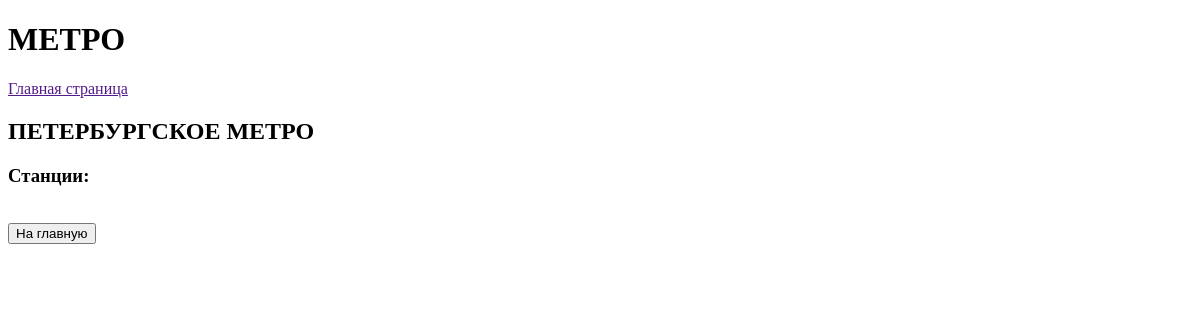
Page /metro/saint-petersburg/ on the earlier database version.
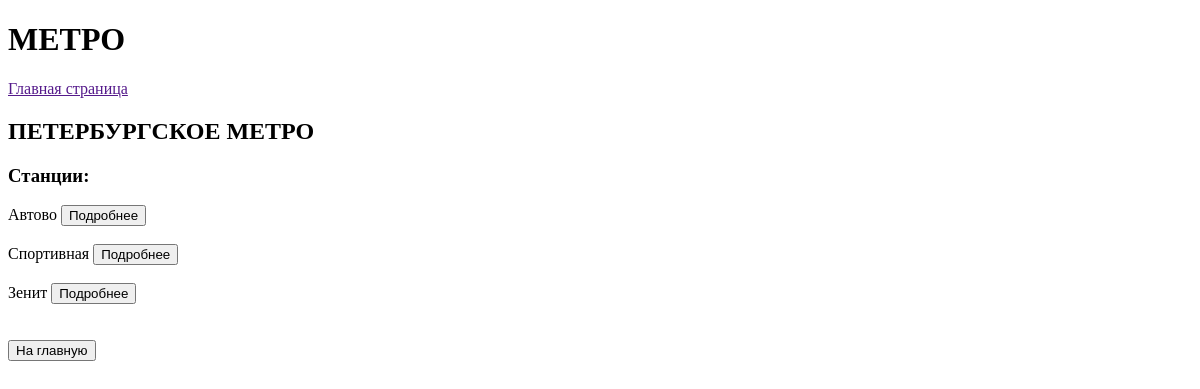
Same page on the later database version.
### task1/models.py (models this page shows)
class Station(models.Model):
    name = models.CharField(max_length=37)
    city = models.CharField(max_length=16, default="saint-petersburg")
    branch = models.CharField(max_length=20)
    transfer = models.TextField(default="")
    visiter = models.ManyToManyField(Buyer, related_name="stations")

### task1/views.py (the view)
# urls.py: path("metro/saint-petersburg/", petersburg_view),
def petersburg_view(request):
    page_name = "ПЕТЕРБУРГСКОЕ МЕТРО"
    stations = [station.name for station in Station.objects.filter(city="saint-petersburg")]
    context = {
        "page_name": page_name,
        "stations": stations
    }
    return render(request, "saint-petersburg.html", context)

### templates/saint-petersburg.html
{% extends "menu.html" %}
{%block content%}
    <h2>{{page_name}}</h2>
    <h3>Станции:</h3>
    {%for station in stations%}
        {{station}} <button>Подробнее</button> <br> <br>
    {%endfor%}
    <br>
    <button><a href="/metro" style="text-decoration: none; color: black">На главную</a></button>
{%endblock%}

Differences in the rows shown:
added Station: stations "Автово"
added Station: stations "Спортивная"
added Station: stations "Зенит"
Other differences:
new list line: "Подробнее"
